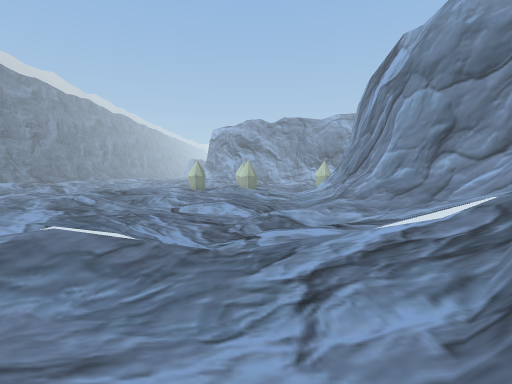
[1] (above)

22 first-person views from a walk through a Unity game level. The camera is 1.5 m above the floor, tilts 4° down and sees 80° across. The floor is counted in squares, 2 m on a side. Each view is taken from the middle of a square. On the plan, view 1 faces up. The plan holds only what a view shows up to about 10 squares ahead; the rest is blank. The place goes on beyond the plan. The player is left out.

[2]
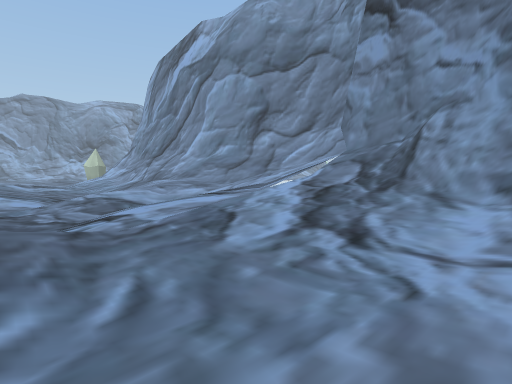

[3]
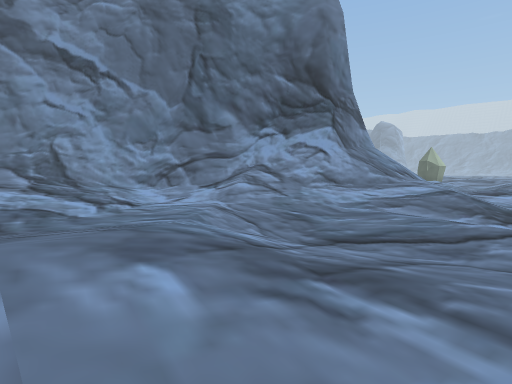

[4]
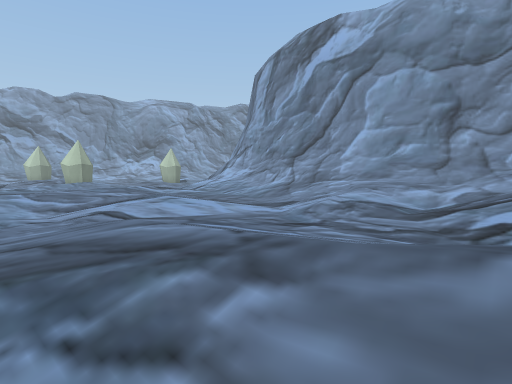

[5]
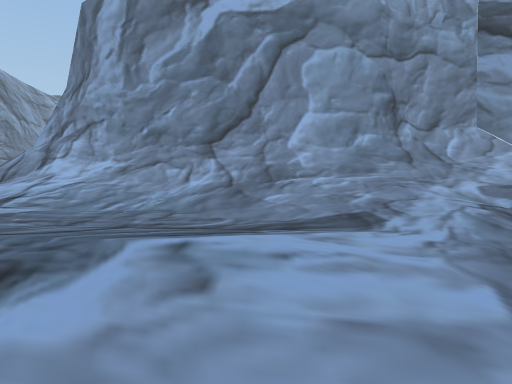

[6]
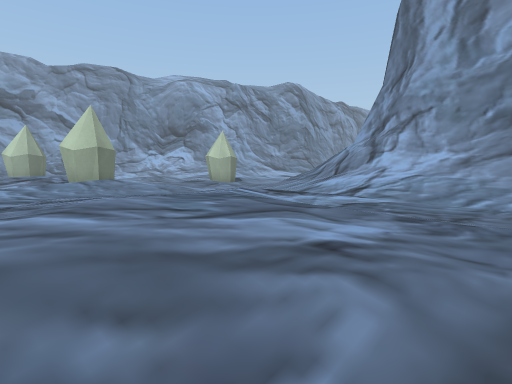

[7]
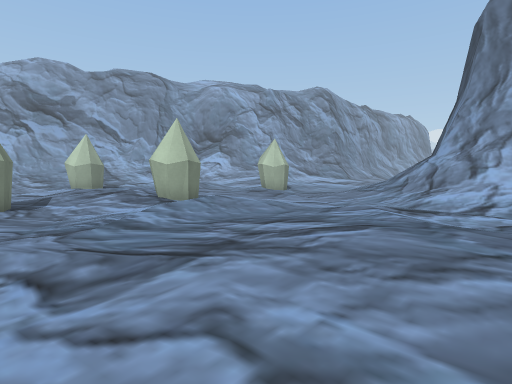

[8]
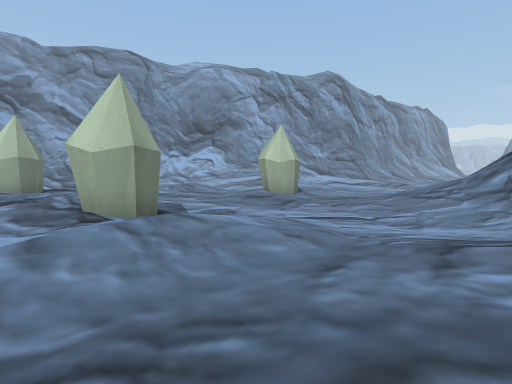

[9]
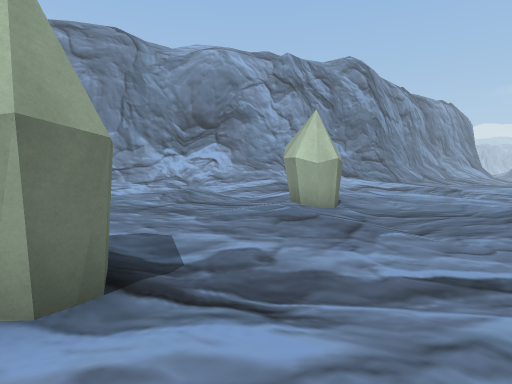

[10]
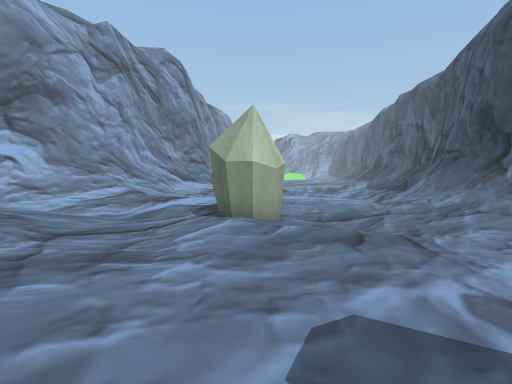

[11]
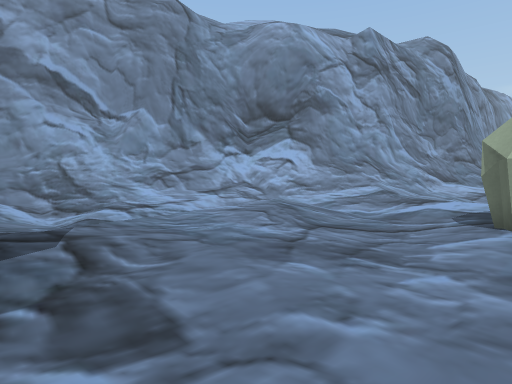

[12]
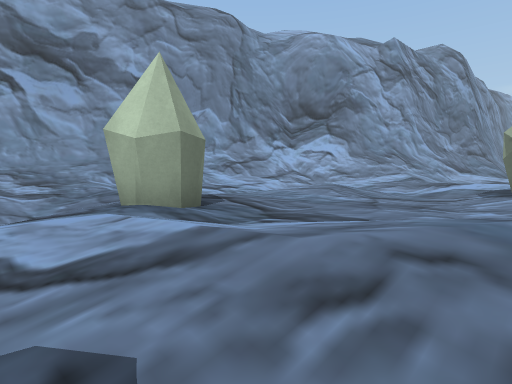

[13]
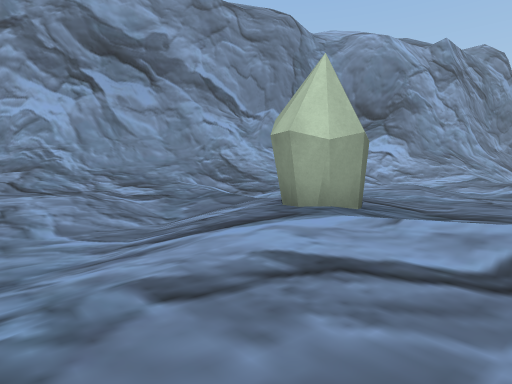

[14]
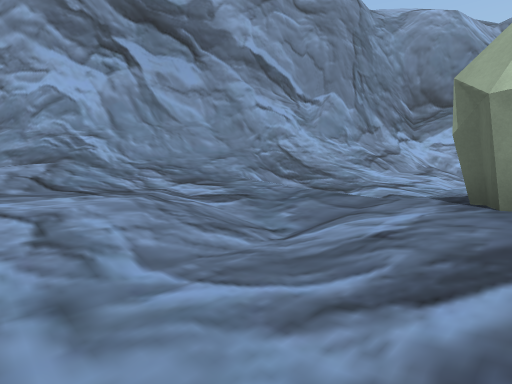

[15]
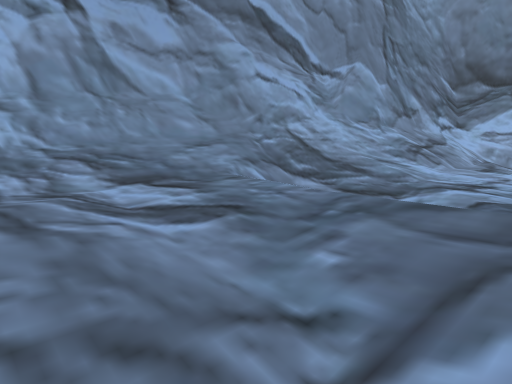

[16]
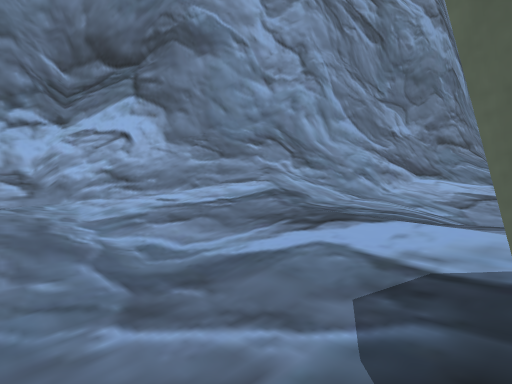

[17]
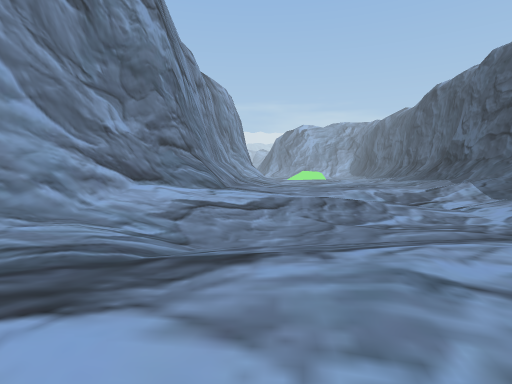

[18]
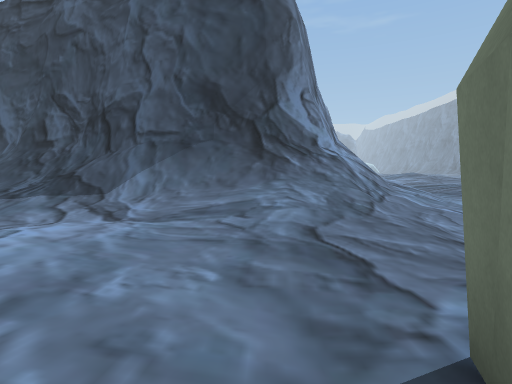

[19]
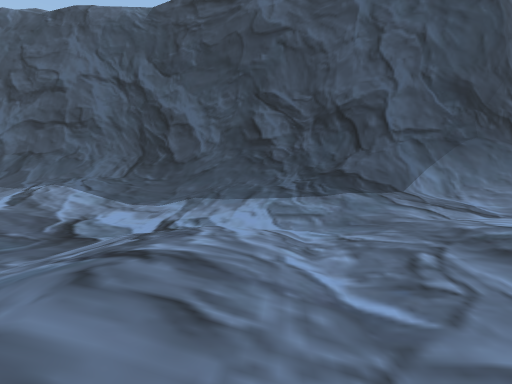

[20]
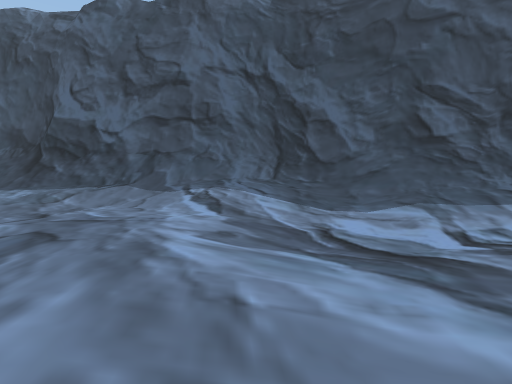

[21]
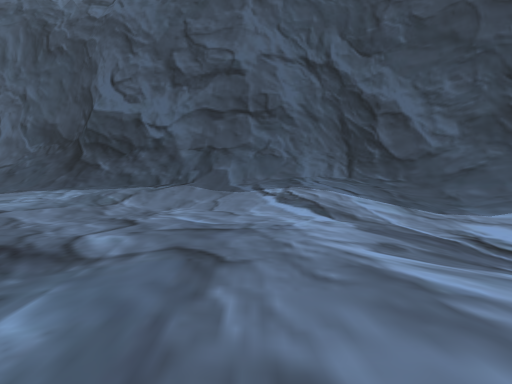

[22]
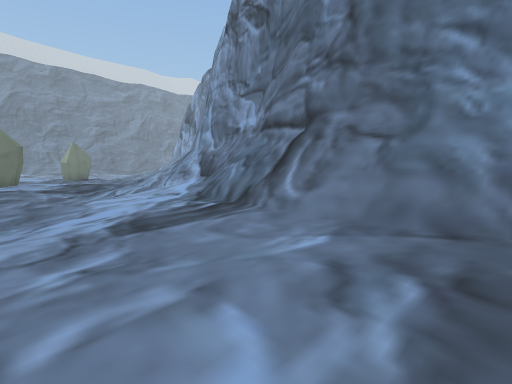

### Floor plan
Key: @ floor where view 1 was taken; # wall or solid block; . main floor; : floor 0.25 m higher than the main floor; - floor 0.5 m lower than the main floor; + floor 0.75 m higher than the main floor; * floor 1 m higher than the main floor; _ floor 1 m lower than the main floor; / step, stairs or slope; = window, fence, low wall or low ledge; v drop or lower ground; C crystal.
Columns run from 6 left of view 1 to 28 right of it. Each row starts with its distance up from view 1.
 44  ##
 43  /####
 42  ////###
 41  +/////####
 40  :.///////###
 39 .....:./////####
 38 ...--./////////#
 37 _____._-...:///##
 36 _____.----....//###
 35 ___-.C..--....////###
 34 __-.CC..--...-//////##
 33 --...------____.../=########
 32 ---..-----____-...-//://///##
 31 ---...---_____-..-__/.../////
 30 C--....------C...-__//.......
 29 CC-..:.----.CC-...___-..--..-
 28  __-..C---.-___-..____.----.-
 27  ___-CC__-._____-.-___-___-.--
 26  ___--____-_____---___-____---_
 25  _--...-____-//_---________----_
 24  --....-___-/////-.---_____-----_
 23 --...-.-__-///=v##...../___----__
 22 _-.....---//////##=//:./_-..------
 21 _-.......///########==//...:.------
 20 -.......-///#vv  v ###////++//:....
 19 ......---//##v       ###///////////
 18 ......-_-//#          vv##########/
 17  ./...-_-./#
 16  __-..-__/##
 15  __...-__/##
 14  --...-_-//#
 13 --------.//#
 12 -..----..//#
 11 ....-_..:+/##
 10 ....-_-..///#v
  9 .::.-_---///#v
  8 .::.-_/..://#v
  7 .:+/.-..:+//#v
  6 ./++//.:+///#v
  5 .:+:...:++/##
  4 .......:+/##v
  3 .......:+###v
  2 ...-..:/##vv
  1 .....//##vv
  0  /.../@##v
 -1  _////##v
 -2  /////#v
 -3  /++/##
 -4  //*/

Positions as (right, up) in squares from view 1, and headings:
1: (0, 0), facing up
2: (-2, 2), facing up-right
3: (-6, 6), facing down-right
4: (-6, 7), facing up-right
5: (-4, 14), facing right
6: (-4, 16), facing up-right
7: (-6, 18), facing up-right
8: (-3, 21), facing up-right
9: (-1, 24), facing up-right
10: (-1, 29), facing right
11: (-1, 29), facing up-right
12: (-4, 29), facing up-right
13: (-6, 31), facing up-right
14: (-6, 34), facing up-right
15: (-4, 36), facing up-right
16: (6, 30), facing up-right
17: (8, 30), facing right
18: (8, 30), facing down
19: (15, 30), facing down
20: (20, 29), facing down
21: (22, 28), facing down
22: (22, 28), facing up-left
